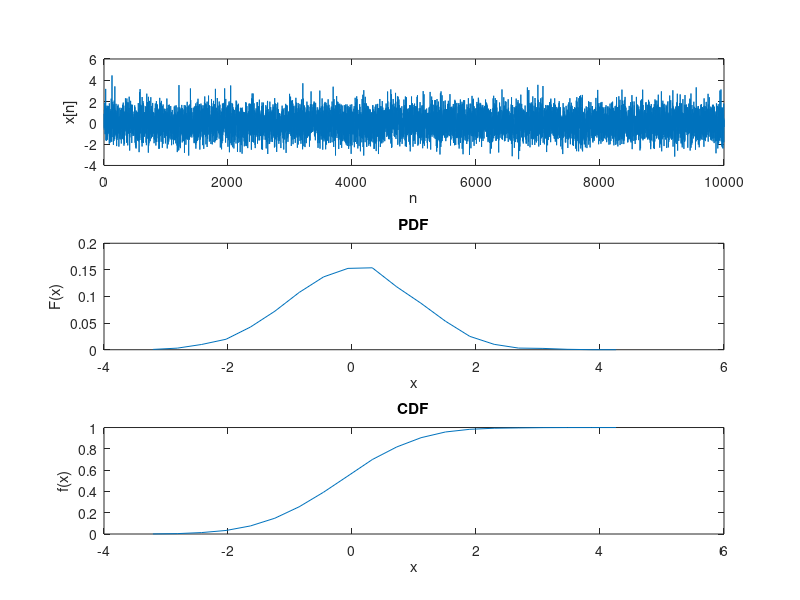

The MATLAB source for this figure:
clear all;
clc;
varx=1;
N=10000;
u=randn(1,N);
mean = 0;
x = mean + sqrt(varx)*u;
[n,elements]=hist(x,20);
PDF = n/N;
CDF(1) = PDF(1);
for i=2:length(elements)
	CDF(i) = CDF(i-1)+PDF(i);
end
subplot(3,1,1), plot(x), xlabel('n'), ylabel('x[n]');
subplot(3,1,2), plot(elements,PDF),title('PDF'), xlabel('x'), ylabel('F(x)');
subplot(3,1,3), plot(elements,CDF),title('CDF'), xlabel('x'), ylabel('f(x)');